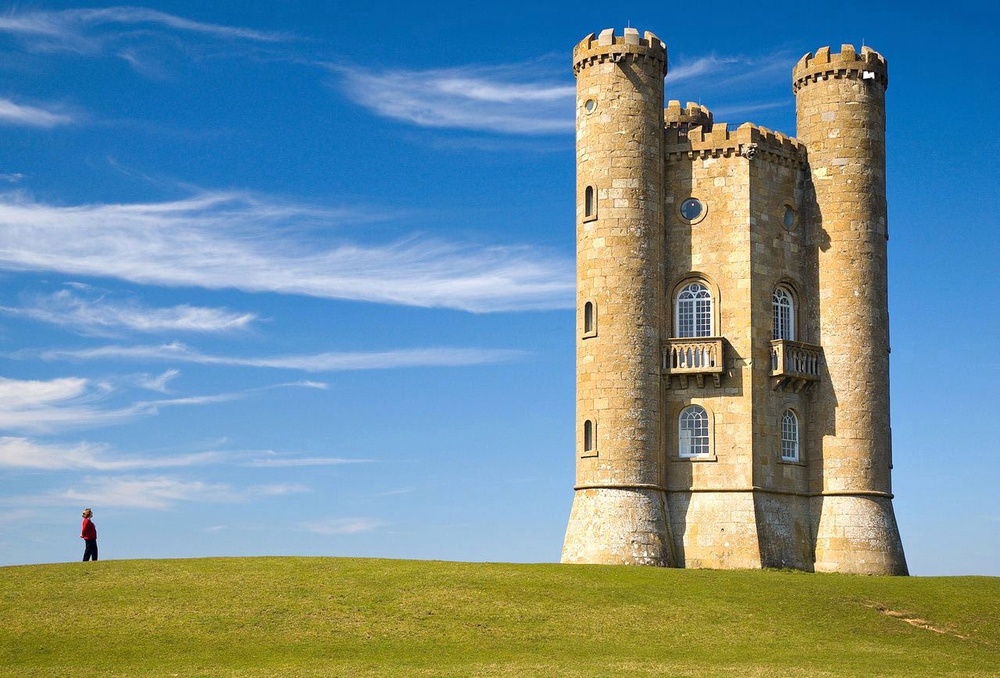
//> input picture TEST/1.jpg, 1000 x 678 px, shrunk from 1280 x 868 before the run
$ ./TEST   (built with g++ and OpenCV 4)
//> lines starting //> are read from the running program, lines starting //| are printed output that depends on the picture
#include <opencv2/core/core.hpp>
#include <opencv2/highgui/highgui.hpp>
//#include <opencv2/imgproc.hpp>
#include "opencv2/imgproc/imgproc.hpp"
#include <iostream>

using namespace cv;
using namespace std;


void rot90(Mat &matImage, Mat &dstimg, int flag)
{
	transpose(matImage, dstimg);
	flip(dstimg, dstimg, flag); //transpose+flip(1)=CW
}

int main()
{

	Mat image = imread("1.jpg");
//> image is the input picture: 678 rows x 1000 cols, CV_8UC3; mean B, G, R 153, 143.7, 114.2
	Mat destimg(image.size(), image.type());
	namedWindow("Original Image");
	imshow("Original Image", image);

	Mat map_x, map_y;
	map_x.create(image.size(),CV_32FC1);
	map_y.create(image.size(), CV_32FC1);

	image.copyTo(destimg);
	//transpose(destimg, destimg);
	//flip(destimg, destimg, 1); //transpose+flip(1)=CW

	rot90(image, destimg,1);
//> in rot90, `transpose(matImage, dstimg);`:
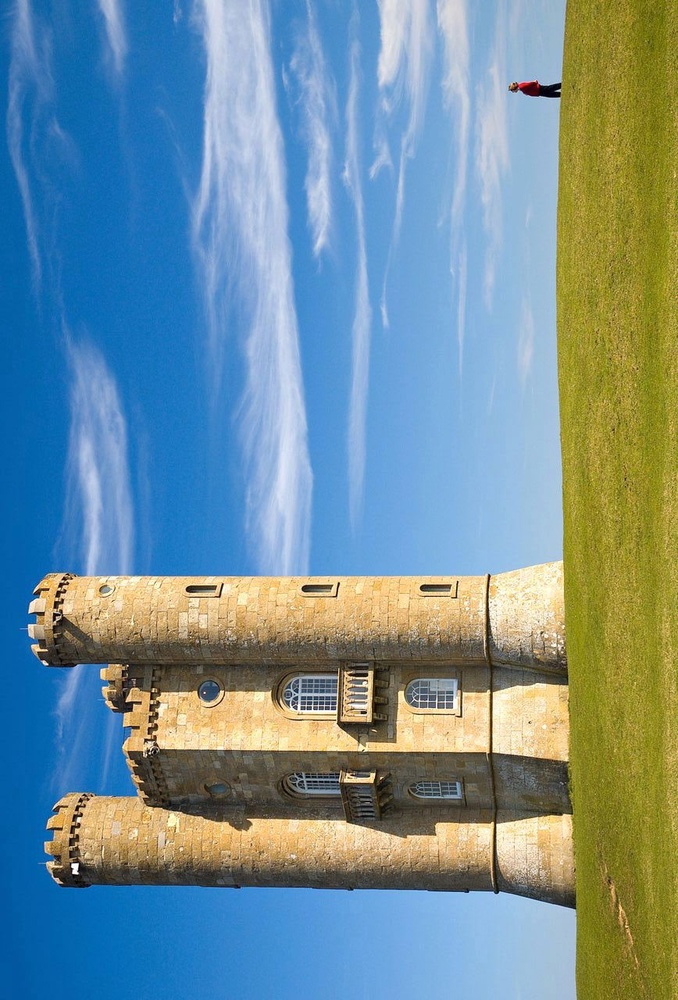
//> dstimg: 1000 rows x 678 cols, CV_8UC3; mean B, G, R 153, 143.7, 114.2
//> in rot90, `flip(dstimg, dstimg, flag);`:
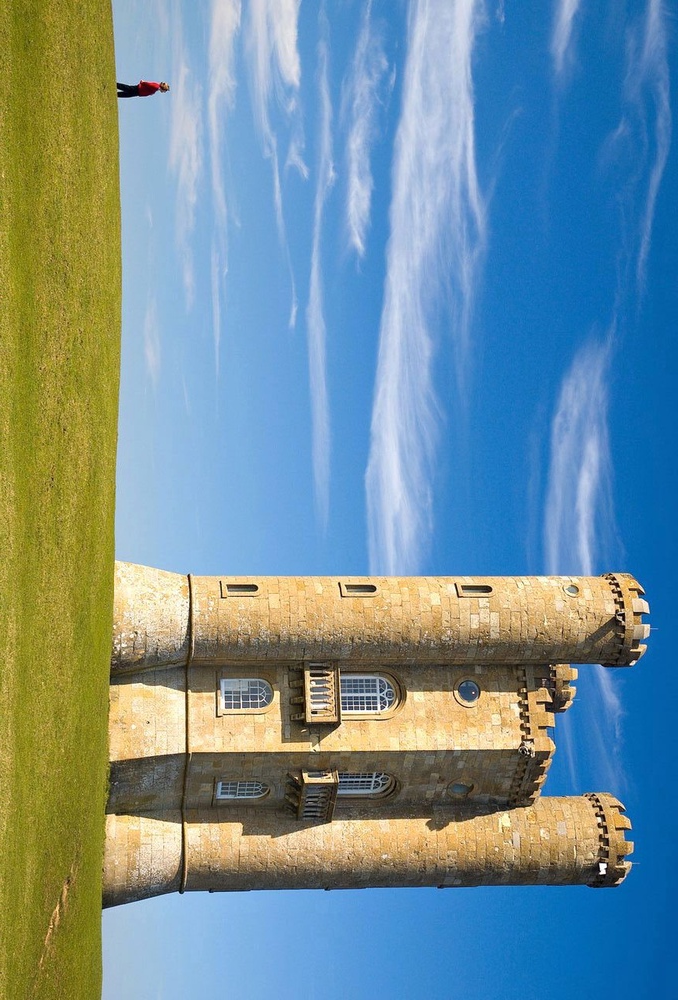
//> dstimg: 1000 rows x 678 cols, CV_8UC3; mean B, G, R 153, 143.7, 114.2
	rot90(destimg, destimg, 0);
//> call 2 of rot90, with flag = 0
//> in rot90 (call 2), `transpose(matImage, dstimg);`:
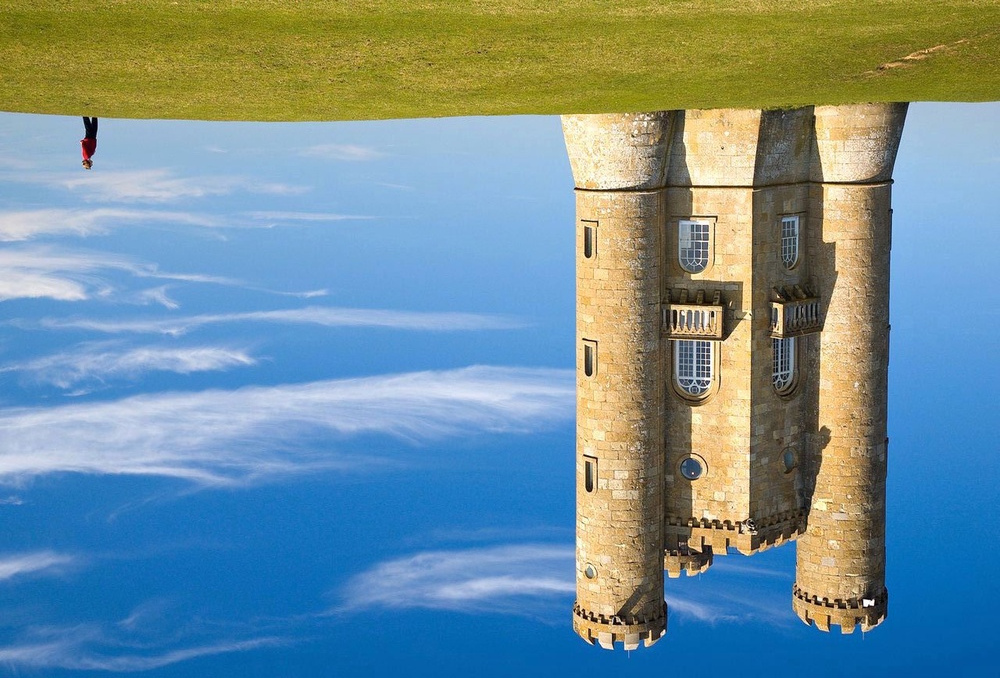
//> matImage: 678 rows x 1000 cols, CV_8UC3; mean B, G, R 153, 143.7, 114.2
	imshow("result Image", destimg);
	cout << "image" << image.rows <<"   "<< image.cols << endl;
//| image678   1000
	cout << "destimg" << destimg.rows <<"    "<< destimg.cols << endl;
//| destimg678    1000
	waitKey(0);
	return 1;

}
